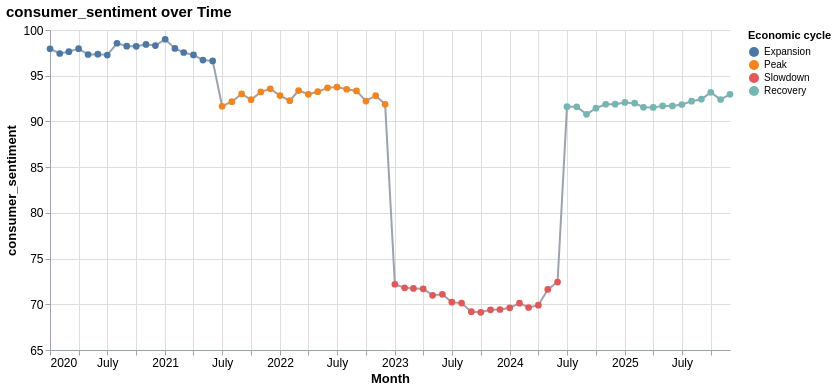

Notebook cell for this chart:
### Code cell
time_series('consumer_sentiment')

### Figure 1 — Vega-Lite specification as saved in the notebook (floating-point values rounded to 4 significant figures)
{"config": {"view": {"continuousWidth": 300, "continuousHeight": 300, "strokeWidth": 0}, "axis": {"domainColor": "#9ca3af", "labelColor": "#000", "labelFontSize": 12, "labelLimit": 160, "tickColor": "#9ca3af", "titleColor": "#000", "titleFontSize": 13}}, "layer": [{"mark": {"type": "line", "color": "#9ca3af"}, "encoding": {"x": {"field": "economic_date", "title": "Month", "type": "temporal"}, "y": {"field": "consumer_sentiment", "scale": {"zero": false}, "title": "consumer_sentiment", "type": "quantitative"}}}, {"mark": {"type": "circle", "opacity": 1, "size": 45}, "encoding": {"color": {"field": "economic_cycle", "sort": ["Expansion", "Peak", "Slowdown", "Recovery"], "title": "Economic cycle", "type": "nominal"}, "tooltip": [{"field": "economic_date", "format": "%b %Y", "type": "temporal"}, {"field": "economic_cycle", "type": "nominal"}, {"field": "consumer_sentiment", "type": "quantitative"}], "x": {"field": "economic_date", "title": "Month", "type": "temporal"}, "y": {"field": "consumer_sentiment", "scale": {"zero": false}, "title": "consumer_sentiment", "type": "quantitative"}}}], "data": {"name": "data-bff0762069ebf64c452d120837effaa9"}, "height": 320, "title": {"text": "consumer_sentiment over Time", "anchor": "start", "fontSize": 15}, "width": 680, "$schema": "https://vega.github.io/schema/vega-lite/v5.20.1.json", "datasets": {"data-bff0762069ebf64c452d120837effaa9": [{"economic_date": "2020-01-01T00:00:00", "economic_cycle": "Expansion", "consumer_sentiment": 97.95}, {"economic_date": "2020-02-01T00:00:00", "economic_cycle": "Expansion", "consumer_sentiment": 97.43}, {"economic_date": "2020-03-01T00:00:00", "economic_cycle": "Expansion", "consumer_sentiment": 97.63}, {"economic_date": "2020-04-01T00:00:00", "economic_cycle": "Expansion", "consumer_sentiment": 97.96}, {"economic_date": "2020-05-01T00:00:00", "economic_cycle": "Expansion", "consumer_sentiment": 97.32}, {"economic_date": "2020-06-01T00:00:00", "economic_cycle": "Expansion", "consumer_sentiment": 97.35}, {"economic_date": "2020-07-01T00:00:00", "economic_cycle": "Expansion", "consumer_sentiment": 97.26}, {"economic_date": "2020-08-01T00:00:00", "economic_cycle": "Expansion", "consumer_sentiment": 98.55}, {"economic_date": "2020-09-01T00:00:00", "economic_cycle": "Expansion", "consumer_sentiment": 98.23}, {"economic_date": "2020-10-01T00:00:00", "economic_cycle": "Expansion", "consumer_sentiment": 98.22}, {"economic_date": "2020-11-01T00:00:00", "economic_cycle": "Expansion", "consumer_sentiment": 98.42}, {"economic_date": "2020-12-01T00:00:00", "economic_cycle": "Expansion", "consumer_sentiment": 98.3}, {"economic_date": "2021-01-01T00:00:00", "economic_cycle": "Expansion", "consumer_sentiment": 98.99}, {"economic_date": "2021-02-01T00:00:00", "economic_cycle": "Expansion", "consumer_sentiment": 97.99}, {"economic_date": "2021-03-01T00:00:00", "economic_cycle": "Expansion", "consumer_sentiment": 97.54}, {"economic_date": "2021-04-01T00:00:00", "economic_cycle": "Expansion", "consumer_sentiment": 97.27}, {"economic_date": "2021-05-01T00:00:00", "economic_cycle": "Expansion", "consumer_sentiment": 96.71}, {"economic_date": "2021-06-01T00:00:00", "economic_cycle": "Expansion", "consumer_sentiment": 96.62}, {"economic_date": "2021-07-01T00:00:00", "economic_cycle": "Peak", "consumer_sentiment": 91.66}, {"economic_date": "2021-08-01T00:00:00", "economic_cycle": "Peak", "consumer_sentiment": 92.16}, {"economic_date": "2021-09-01T00:00:00", "economic_cycle": "Peak", "consumer_sentiment": 93.01}, {"economic_date": "2021-10-01T00:00:00", "economic_cycle": "Peak", "consumer_sentiment": 92.38}, {"economic_date": "2021-11-01T00:00:00", "economic_cycle": "Peak", "consumer_sentiment": 93.23}, {"economic_date": "2021-12-01T00:00:00", "economic_cycle": "Peak", "consumer_sentiment": 93.57}, {"economic_date": "2022-01-01T00:00:00", "economic_cycle": "Peak", "consumer_sentiment": 92.83}, {"economic_date": "2022-02-01T00:00:00", "economic_cycle": "Peak", "consumer_sentiment": 92.27}, {"economic_date": "2022-03-01T00:00:00", "economic_cycle": "Peak", "consumer_sentiment": 93.38}, {"economic_date": "2022-04-01T00:00:00", "economic_cycle": "Peak", "consumer_sentiment": 92.97}, {"economic_date": "2022-05-01T00:00:00", "economic_cycle": "Peak", "consumer_sentiment": 93.25}, {"economic_date": "2022-06-01T00:00:00", "economic_cycle": "Peak", "consumer_sentiment": 93.67}, {"economic_date": "2022-07-01T00:00:00", "economic_cycle": "Peak", "consumer_sentiment": 93.76}, {"economic_date": "2022-08-01T00:00:00", "economic_cycle": "Peak", "consumer_sentiment": 93.52}, {"economic_date": "2022-09-01T00:00:00", "economic_cycle": "Peak", "consumer_sentiment": 93.34}, {"economic_date": "2022-10-01T00:00:00", "economic_cycle": "Peak", "consumer_sentiment": 92.23}, {"economic_date": "2022-11-01T00:00:00", "economic_cycle": "Peak", "consumer_sentiment": 92.82}, {"economic_date": "2022-12-01T00:00:00", "economic_cycle": "Peak", "consumer_sentiment": 91.87}, {"economic_date": "2023-01-01T00:00:00", "economic_cycle": "Slowdown", "consumer_sentiment": 72.19}, {"economic_date": "2023-02-01T00:00:00", "economic_cycle": "Slowdown", "consumer_sentiment": 71.8}, {"economic_date": "2023-03-01T00:00:00", "economic_cycle": "Slowdown", "consumer_sentiment": 71.74}, {"economic_date": "2023-04-01T00:00:00", "economic_cycle": "Slowdown", "consumer_sentiment": 71.69}, {"economic_date": "2023-05-01T00:00:00", "economic_cycle": "Slowdown", "consumer_sentiment": 70.98}, {"economic_date": "2023-06-01T00:00:00", "economic_cycle": "Slowdown", "consumer_sentiment": 71.09}, {"economic_date": "2023-07-01T00:00:00", "economic_cycle": "Slowdown", "consumer_sentiment": 70.23}, {"economic_date": "2023-08-01T00:00:00", "economic_cycle": "Slowdown", "consumer_sentiment": 70.13}, {"economic_date": "2023-09-01T00:00:00", "economic_cycle": "Slowdown", "consumer_sentiment": 69.19}, {"economic_date": "2023-10-01T00:00:00", "economic_cycle": "Slowdown", "consumer_sentiment": 69.12}, {"economic_date": "2023-11-01T00:00:00", "economic_cycle": "Slowdown", "consumer_sentiment": 69.39}, {"economic_date": "2023-12-01T00:00:00", "economic_cycle": "Slowdown", "consumer_sentiment": 69.43}, {"economic_date": "2024-01-01T00:00:00", "economic_cycle": "Slowdown", "consumer_sentiment": 69.61}, {"economic_date": "2024-02-01T00:00:00", "economic_cycle": "Slowdown", "consumer_sentiment": 70.12}, {"economic_date": "2024-03-01T00:00:00", "economic_cycle": "Slowdown", "consumer_sentiment": 69.65}, {"economic_date": "2024-04-01T00:00:00", "economic_cycle": "Slowdown", "consumer_sentiment": 69.9}, {"economic_date": "2024-05-01T00:00:00", "economic_cycle": "Slowdown", "consumer_sentiment": 71.62}, {"economic_date": "2024-06-01T00:00:00", "economic_cycle": "Slowdown", "consumer_sentiment": 72.43}, {"economic_date": "2024-07-01T00:00:00", "economic_cycle": "Recovery", "consumer_sentiment": 91.61}, {"economic_date": "2024-08-01T00:00:00", "economic_cycle": "Recovery", "consumer_sentiment": 91.6}, {"economic_date": "2024-09-01T00:00:00", "economic_cycle": "Recovery", "consumer_sentiment": 90.78}, {"economic_date": "2024-10-01T00:00:00", "economic_cycle": "Recovery", "consumer_sentiment": 91.45}, {"economic_date": "2024-11-01T00:00:00", "economic_cycle": "Recovery", "consumer_sentiment": 91.88}, {"economic_date": "2024-12-01T00:00:00", "economic_cycle": "Recovery", "consumer_sentiment": 91.89}, {"economic_date": "2025-01-01T00:00:00", "economic_cycle": "Recovery", "consumer_sentiment": 92.08}, {"economic_date": "2025-02-01T00:00:00", "economic_cycle": "Recovery", "consumer_sentiment": 92.0}, {"economic_date": "2025-03-01T00:00:00", "economic_cycle": "Recovery", "consumer_sentiment": 91.55}, {"economic_date": "2025-04-01T00:00:00", "economic_cycle": "Recovery", "consumer_sentiment": 91.53}, {"economic_date": "2025-05-01T00:00:00", "economic_cycle": "Recovery", "consumer_sentiment": 91.7}, {"economic_date": "2025-06-01T00:00:00", "economic_cycle": "Recovery", "consumer_sentiment": 91.69}, {"economic_date": "2025-07-01T00:00:00", "economic_cycle": "Recovery", "consumer_sentiment": 91.85}, {"economic_date": "2025-08-01T00:00:00", "economic_cycle": "Recovery", "consumer_sentiment": 92.21}, {"economic_date": "2025-09-01T00:00:00", "economic_cycle": "Recovery", "consumer_sentiment": 92.43}, {"economic_date": "2025-10-01T00:00:00", "economic_cycle": "Recovery", "consumer_sentiment": 93.18}, {"economic_date": "2025-11-01T00:00:00", "economic_cycle": "Recovery", "consumer_sentiment": 92.4}, {"economic_date": "2025-12-01T00:00:00", "economic_cycle": "Recovery", "consumer_sentiment": 92.97}]}}
